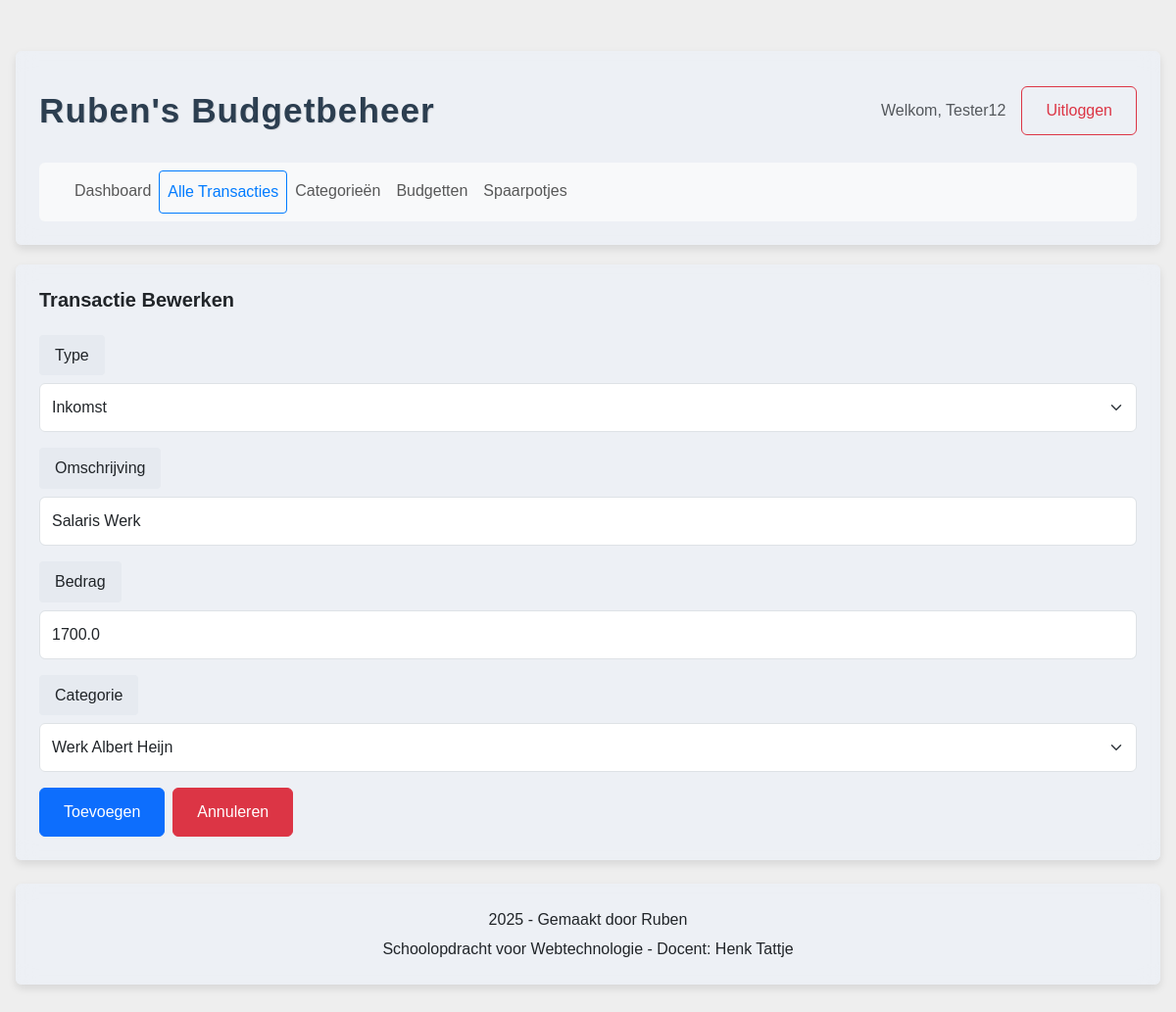
The page /transactie/bewerken/5 (signed in) on the database its author committed.
### models.py (models this page shows, shortened)
class User(db.Model):
    id = db.Column(db.Integer, primary_key=True)
    username = db.Column(db.String(80), unique=True, nullable=False)
    password_hash = db.Column(db.String(120), nullable=False)
    transacties = db.relationship('Transactie', backref='user', lazy=True)
    categorieen = db.relationship('Categorie', backref='user', lazy=True)
    budgetten = db.relationship('Budget', backref='user', lazy=True)
    spaarpotjes = db.relationship('Spaarpotje', backref='user', lazy=True)

class Transactie(db.Model):
    id = db.Column(db.Integer, primary_key=True)
    type = db.Column(db.String(20), nullable=False)  # inkomst of uitgave
    omschrijving = db.Column(db.String(200), nullable=False)
    bedrag = db.Column(db.Float, nullable=False)
    user_id = db.Column(db.Integer, db.ForeignKey('user.id'), nullable=False)
    categorie_id = db.Column(db.Integer, db.ForeignKey('categorie.id'), nullable=True)
    spaarpotje_id = db.Column(db.Integer, db.ForeignKey('spaarpotje.id'), nullable=True)
    spaarpotje = db.relationship('Spaarpotje', backref='transacties')

### routes.py (the view, shortened to what this page needs)
    @app.route('/transactie/bewerken/<int:id>', methods=['GET', 'POST'])
    @login_required
    def transactie_bewerken(id):
        user_id = session['user_id']
        user = User.query.get(user_id)
        transactie = Transactie.query.get_or_404(id)
        if transactie.user_id != user_id:
            return redirect(url_for('dashboard'))
        categorieen = Categorie.query.filter_by(user_id=user_id).all()
        form = TransactieForm()
        form.categorie_id.choices = [(0, '-- Geen categorie --')] + [(c.id, c.naam) for c in categorieen]
        if request.method == 'GET':
            form.type.data = transactie.type
            form.omschrijving.data = transactie.omschrijving
            form.bedrag.data = transactie.bedrag
            form.categorie_id.data = transactie.categorie_id if transactie.categorie_id else 0
        return render_template('transactie_bewerken.html',
                             current_user=user,
                             form=form,
                             transactie=transactie)

### forms.py
class TransactieForm(FlaskForm):
    type = SelectField('Type', choices=[('inkomst', 'Inkomst'), ('uitgave', 'Uitgave')], validators=[DataRequired()])
    omschrijving = StringField('Omschrijving', validators=[DataRequired(), Length(min=1, max=200)])
    bedrag = FloatField('Bedrag', validators=[DataRequired(), NumberRange(min=0)])
    categorie_id = SelectField('Categorie', coerce=int, validators=[Optional()])
    spaarpotje_id = SelectField('Spaarpotje', coerce=int, validators=[Optional()])
    submit = SubmitField('Toevoegen')

### templates/transactie_bewerken.html (shortened to what this page needs)
<!DOCTYPE html>
<html lang="nl">
<head>
    <link href="https://cdn.jsdelivr.net/npm/bootstrap@5.3.2/dist/css/bootstrap.min.css" rel="stylesheet">
    <link rel="stylesheet" href="{{ url_for('static', filename='style.css') }}">
</head>
<body>
    <div class="container">
        <div class="card">
            <div class="card-body">
                <div class="d-flex justify-content-between align-items-center mb-3">
                    <h1 class="logo-text">Ruben's Budgetbeheer</h1>
                    <div class="d-flex align-items-center gap-3">
                        <span class="text-muted">Welkom, {{ current_user.username }}</span>
                        <a href="{{ url_for('logout') }}" class="btn btn-outline-danger">Uitloggen</a>
                    </div>
                </div>
                <nav class="navbar navbar-expand-lg navbar-light bg-light rounded">
                    <div class="container-fluid">
                        <div class="navbar-nav">
                            <a class="nav-link" href="{{ url_for('dashboard') }}">Dashboard</a>
                            <a class="nav-link active" href="{{ url_for('transacties') }}">Alle Transacties</a>
                            <a class="nav-link" href="{{ url_for('categorieen') }}">Categorieën</a>
                            <a class="nav-link" href="{{ url_for('budgetten') }}">Budgetten</a>
                            <a class="nav-link" href="{{ url_for('spaarpotjes') }}">Spaarpotjes</a>
                        </div>
                    </div>
                </nav>
            </div>
        </div>
        <div class="card">
            <div class="card-body">
                <h2 class="card-title h5 mb-4">Transactie Bewerken</h2>
                <form method="POST">
                    <div class="mb-3">
                        {{ form.type.label(class="form-label") }}
                        {{ form.type(class="form-select") }}
                    </div>
                    <div class="mb-3">
                        {{ form.omschrijving.label(class="form-label") }}
                        {{ form.omschrijving(class="form-control") }}
                    </div>
                    <div class="mb-3">
                        {{ form.bedrag.label(class="form-label") }}
                        {{ form.bedrag(class="form-control", step="0.01", type="number") }}
                    </div>
                    <div class="mb-3">
                        {{ form.categorie_id.label(class="form-label") }}
                        {{ form.categorie_id(class="form-select") }}
                    </div>
                    <div class="d-flex gap-2">
                        {{ form.submit(class="btn btn-primary") }}
                        <a href="{{ url_for('transacties') }}" class="btn btn-danger">Annuleren</a>
                    </div>
                </form>
            </div>
        </div>
        <footer class="card mt-4">
            <div class="card-body text-center">
                <p class="mb-1"> 2025 - Gemaakt door Ruben</p>
                <p class="mb-0">Schoolopdracht voor Webtechnologie - Docent: Henk Tattje</p>
            </div>
        </footer>
    </div>
</body>
</html>

### static/style.css (style rules this page uses)
body { font-family: Arial, sans-serif; background-color: #eeeeee; line-height: 1.6; min-height: 100vh; padding: 20px 0; }
.logo-text { font-family: 'Montserrat', sans-serif; font-size: 2.2rem; font-weight: 700; color: #2c3e50; text-transform: none; letter-spacing: 1px; margin: 0; padding: 1rem 0; text-shadow: 1px 1px 1px rgba(0, 0, 0, 0.1); }
.container { max-width: 1200px; padding: 2rem 1rem; }
.card { border: none; box-shadow: 0 4px 8px rgba(0, 0, 0, 0.1); margin-bottom: 20px; background-color: rgba(236, 240, 245, 0.95); backdrop-filter: blur(10px); }
.card-body { padding: 1.5rem; }
.card-title { margin-bottom: 1.5rem; font-weight: 600; }
.form-label { font-weight: 500; margin-bottom: 0.5rem; background-color: #e6eaf0; padding: 0.5rem 1rem; border-radius: 0.25rem; display: inline-block; }
.form-control, .form-select { padding: 0.75rem; margin-bottom: 1rem; background-color: #ffffff; border: 1px solid #dee2e6; }
.btn { padding: 0.75rem 1.5rem; font-weight: 500; }
.navbar { padding: 0.5rem 1rem; margin-top: 1rem; }
.navbar-nav .nav-link { padding: 0.5rem 1rem; border-radius: 4px; transition: all 0.2s ease; }
.navbar-nav .nav-link.active { background-color: transparent; color: #007bff !important; border: 1px solid #007bff; }

### rows shown on the page
User: username "Tester12"
Transactie: type "Inkomst", omschrijving "Salaris Werk", bedrag "1700.0", categorie_id "Werk Albert Heijn"
